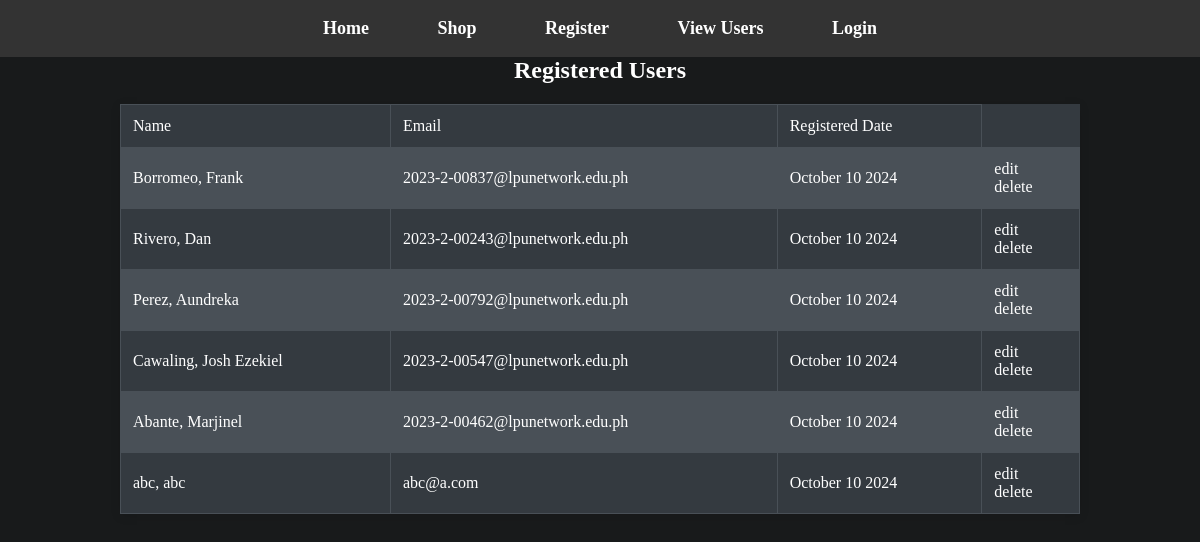
The page /register-view-users.php on the database its author committed.
### tables this page shows
CREATE TABLE `users` (
  `user_id` mediumint UNSIGNED NOT NULL,
  `fname` varchar(40) NOT NULL,
  `lname` varchar(40) NOT NULL,
  `email` varchar(50) NOT NULL,
  `psword` char(255) NOT NULL,
  `reg_date` datetime NOT NULL
);

### register-view-users.php (the view, shortened to what this page needs)
<!doctype HTML>
<html lang=en>
        <head>
            <link rel="stylesheet" type="text/css" href="css/style.css">
        </head>
        <body>
                <?php include('nav.php');?>
            <div class="table">
                <h2>Registered Users</h2>
                <p>
                <?php
                    require("mysqli_connect.php");
                    $q = "SELECT user_id, fname, lname, email, DATE_Format (reg_date, '%M %d %Y') AS regdat FROM users ORDER BY user_id ASC";
                    $result = @mysqli_query($dbcon, $q);
                    if ($result) {
                        echo "
						<strong>
							<table>
								<tr>
									<td>Name</td>
									<td>Email</td>
									<td>Registered Date</td>
								</tr>
						</strong>";
                        while ($row = mysqli_fetch_array($result, MYSQLI_ASSOC)) {
                            echo '<tr>
                            <td>'.htmlspecialchars($row["lname"].', '.$row['fname']).'</td>
                            <td>'.$row['email'].'</td>
                            <td>'.$row['regdat'].'</td>
								<td>
									<a href? ="edit_user.php?id='.$row["user_id"].'">
									<p>edit</p>
									</a>
									<a href? ="delete_user.php?id='.$row["user_id"].'">
									<p>delete</p>
									</a>
								</td>
                            </tr>';
                        }
                    }
                    else {
                        echo "<p class ='error'> The Current users cannot retrieve. Contact the System Admin! <br>Error: " . mysqli_error($dbconn) . "</p>";
                        }
                ?>
                </p>
            </div>
        </body>
</html>

### nav.php
<nav class="nav">
	<ul>
		<li><a href = 'index.php' title = 'Back to Home'> Home </a></li>
		<li><a href = 'shop.php' title = 'About Me'> Shop </a></li>
		<li><a href = 'register-page.php' title = 'Register Here'> Register</a></li>
		<li><a href = 'register-view-users.php' title = 'View All Users'> View Users</a></li>
		<li><a href = 'login.php' title = 'Login'> Login</a></li>
	</ul>
</nav>

### css/style.css (style rules this page uses)
* { padding: 0; margin: 0; font-family: Goldenbook; }
body { background-color: #181a1b; }
.nav { background-color: #333; font-size: large; padding-top: 10px; padding-bottom: 10px; text-align: center; position: relative; top: 0; width: 100%; z-index: 1000; }
.nav ul { list-style-type: none; margin: 0; padding: 0; display: inline-block; }
.nav ul li { display: inline; margin: 0 1rem; }
.nav ul li a { color: #fff; text-decoration: none; font-weight: bold; padding: 0.5rem 1rem; display: inline-block; border-radius: 4px; }
.table table { width: 80%; margin: 20px auto; border-collapse: collapse; box-shadow: 0 2px 10px rgba(0, 0, 0, 0.1); background-color: #343a40; color: white; }
.table th, .table td { padding: 12px; text-align: left; border: 1px solid #495057; }
.table tr:nth-child(even) { background-color: #495057; }
.table h2 { text-align: center; color: white }

### rows shown on the page
users: lname+fname "Borromeo, Frank", email "2023-2-00837@lpunetwork.edu.ph", regdat "October 10 2024"
users: lname+fname "Rivero, Dan", email "2023-2-00243@lpunetwork.edu.ph", regdat "October 10 2024"
users: lname+fname "Perez, Aundreka", email "2023-2-00792@lpunetwork.edu.ph", regdat "October 10 2024"
users: lname+fname "Cawaling, Josh Ezekiel", email "2023-2-00547@lpunetwork.edu.ph", regdat "October 10 2024"
users: lname+fname "Abante, Marjinel", email "2023-2-00462@lpunetwork.edu.ph", regdat "October 10 2024"
users: lname+fname "abc, abc", email "abc@a.com", regdat "October 10 2024"
